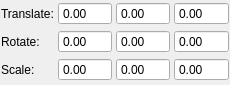
<?xml version="1.0" encoding="UTF-8"?>
<ui version="4.0">
 <class>VtkBoxWidget</class>
 <widget class="QWidget" name="VtkBoxWidget">
  <property name="geometry">
   <rect>
    <x>0</x>
    <y>0</y>
    <width>230</width>
    <height>85</height>
   </rect>
  </property>
  <property name="minimumSize">
   <size>
    <width>230</width>
    <height>85</height>
   </size>
  </property>
  <property name="windowTitle">
   <string>Box Widget</string>
  </property>
  <layout class="QGridLayout" name="gridLayout">
   <property name="leftMargin">
    <number>1</number>
   </property>
   <property name="topMargin">
    <number>1</number>
   </property>
   <property name="rightMargin">
    <number>1</number>
   </property>
   <property name="bottomMargin">
    <number>1</number>
   </property>
   <property name="spacing">
    <number>4</number>
   </property>
   <item row="0" column="0">
    <widget class="QLabel" name="label">
     <property name="text">
      <string>Translate:</string>
     </property>
    </widget>
   </item>
   <item row="0" column="1">
    <widget class="QDoubleSpinBox" name="translationXSpinBox">
     <property name="buttonSymbols">
      <enum>QAbstractSpinBox::NoButtons</enum>
     </property>
     <property name="minimum">
      <double>-100000000000000000000.000000000000000</double>
     </property>
     <property name="maximum">
      <double>100000000000000000000.000000000000000</double>
     </property>
    </widget>
   </item>
   <item row="0" column="2">
    <widget class="QDoubleSpinBox" name="translationYSpinBox">
     <property name="buttonSymbols">
      <enum>QAbstractSpinBox::NoButtons</enum>
     </property>
     <property name="minimum">
      <double>-100000000000000000000.000000000000000</double>
     </property>
     <property name="maximum">
      <double>100000000000000000000.000000000000000</double>
     </property>
    </widget>
   </item>
   <item row="0" column="3">
    <widget class="QDoubleSpinBox" name="translationZSpinBox">
     <property name="frame">
      <bool>true</bool>
     </property>
     <property name="buttonSymbols">
      <enum>QAbstractSpinBox::NoButtons</enum>
     </property>
     <property name="minimum">
      <double>-100000000000000000000.000000000000000</double>
     </property>
     <property name="maximum">
      <double>100000000000000000000.000000000000000</double>
     </property>
     <property name="value">
      <double>0.000000000000000</double>
     </property>
    </widget>
   </item>
   <item row="1" column="0">
    <widget class="QLabel" name="label_2">
     <property name="text">
      <string>Rotate:</string>
     </property>
    </widget>
   </item>
   <item row="1" column="1">
    <widget class="QDoubleSpinBox" name="rotationXSpinBox">
     <property name="buttonSymbols">
      <enum>QAbstractSpinBox::NoButtons</enum>
     </property>
     <property name="minimum">
      <double>-720.000000000000000</double>
     </property>
     <property name="maximum">
      <double>720.000000000000000</double>
     </property>
    </widget>
   </item>
   <item row="1" column="2">
    <widget class="QDoubleSpinBox" name="rotationYSpinBox">
     <property name="buttonSymbols">
      <enum>QAbstractSpinBox::NoButtons</enum>
     </property>
     <property name="minimum">
      <double>-720.000000000000000</double>
     </property>
     <property name="maximum">
      <double>720.000000000000000</double>
     </property>
    </widget>
   </item>
   <item row="1" column="3">
    <widget class="QDoubleSpinBox" name="rotationZSpinBox">
     <property name="buttonSymbols">
      <enum>QAbstractSpinBox::NoButtons</enum>
     </property>
     <property name="minimum">
      <double>-720.000000000000000</double>
     </property>
     <property name="maximum">
      <double>720.000000000000000</double>
     </property>
    </widget>
   </item>
   <item row="2" column="0">
    <widget class="QLabel" name="label_3">
     <property name="text">
      <string>Scale:</string>
     </property>
    </widget>
   </item>
   <item row="2" column="1">
    <widget class="QDoubleSpinBox" name="scaleXSpinBox">
     <property name="buttonSymbols">
      <enum>QAbstractSpinBox::NoButtons</enum>
     </property>
     <property name="maximum">
      <double>500.000000000000000</double>
     </property>
    </widget>
   </item>
   <item row="2" column="2">
    <widget class="QDoubleSpinBox" name="scaleYSpinBox">
     <property name="buttonSymbols">
      <enum>QAbstractSpinBox::NoButtons</enum>
     </property>
     <property name="maximum">
      <double>500.000000000000000</double>
     </property>
    </widget>
   </item>
   <item row="2" column="3">
    <widget class="QDoubleSpinBox" name="scaleZSpinBox">
     <property name="buttonSymbols">
      <enum>QAbstractSpinBox::NoButtons</enum>
     </property>
     <property name="maximum">
      <double>500.000000000000000</double>
     </property>
    </widget>
   </item>
  </layout>
 </widget>
 <resources/>
 <connections/>
</ui>
